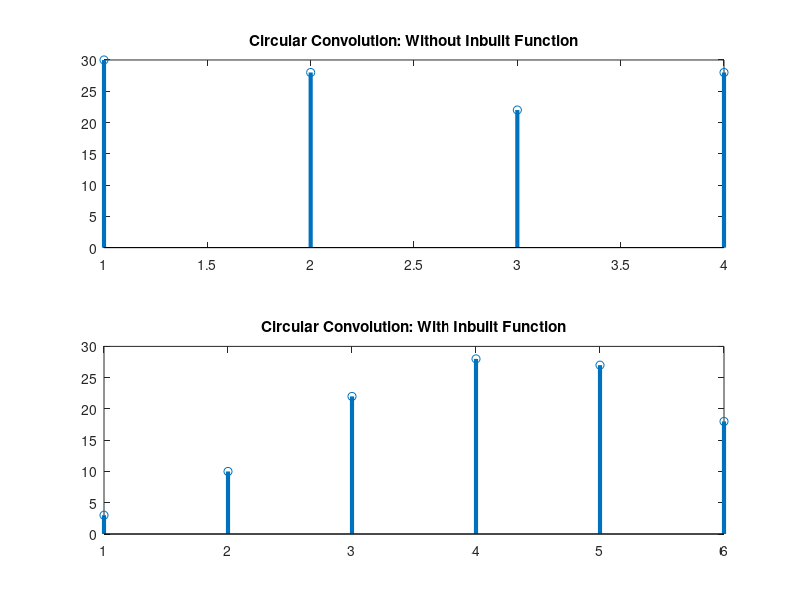

This figure's MATLAB source:
x = [1,2,3];
h = [3,4,5,6];
n1=length(x);
n2 = length(h);
n = max(n1,n2);
a = 1:n;
x = [x,zeros(1,n-n1)];
h = [h,zeros(1,n-n2)];
y = zeros(1,n);
for i =0:n-1
 for j = 0:n-1
 k = mod((i-j),n);
 y(i+1) = y(i+1) + x(j+1)*h(k+1);
 end
end
figure("Name","Circular conv");
subplot(2,1,1);
stem(a,y,"LineWidth",3)
title("Circular Convolution: Without Inbuilt Function")
y = cconv(x,h,6);
subplot(2,1,2);
stem(y,"LineWidth",3)
title("Circular Convolution: With Inbuilt Function");
